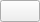
<?xml version="1.0" encoding="UTF-8"?>
<ui version="4.0">
 <class>TagChip</class>
 <widget class="QPushButton" name="TagChip">
  <property name="autoDefault"><bool>false</bool></property>
  
 </widget>
 <resources/>
 <connections/>
</ui>
